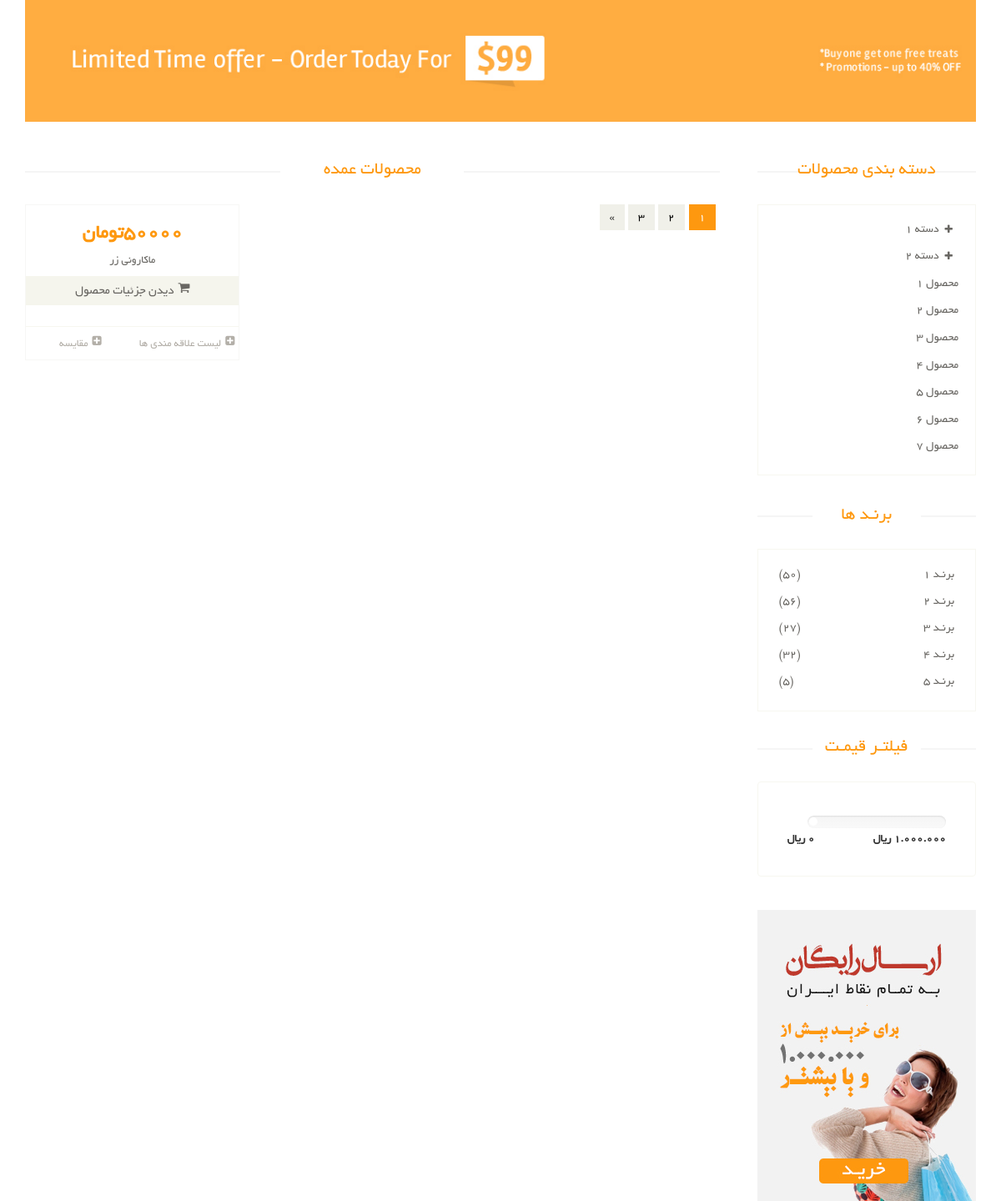
Before: /category/2/ with the older database file.
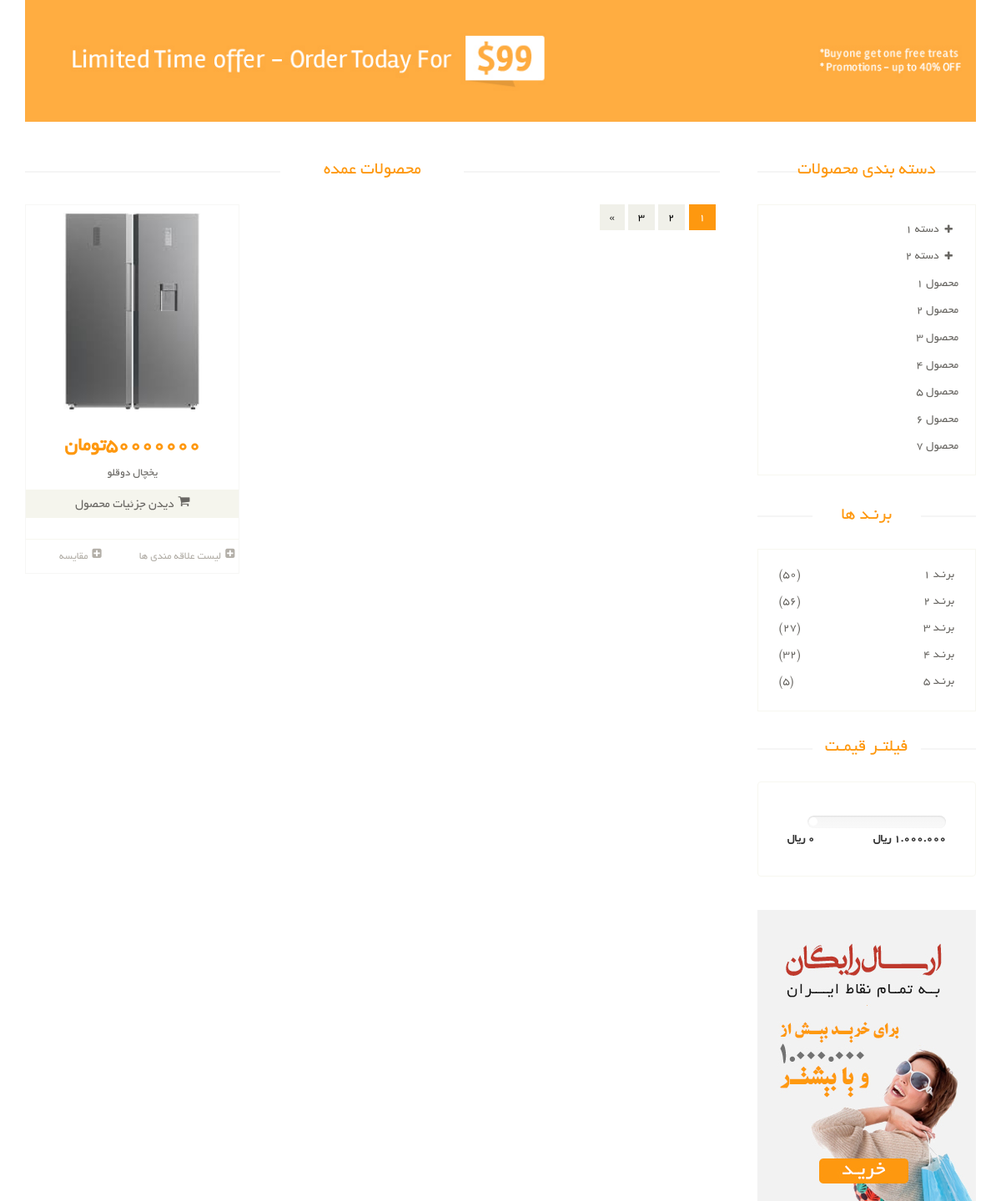
After: the same page with the newer database file.
### product_app/models.py (models this page shows, shortened)
class Product_List(models.Model):
    title = models.CharField(max_length=150, verbose_name="نام محصول")
    price = models.IntegerField(verbose_name='قیمت')
    is_active = models.BooleanField(default=True, verbose_name='موجود است')
    category = models.ForeignKey(ProductCategory , on_delete=models.CASCADE , null=True)
    color = models.ManyToManyField(to=Product_color)
    descroption = models.CharField(max_length=300, verbose_name='توضیحات')
    off = models.IntegerField(null=True, blank=True, verbose_name='تخفیف')
    count = models.IntegerField(verbose_name='تعداد موجودی')
    image = models.ImageField(upload_to='products/' , verbose_name='اضافه کردن عکس محصول' , null=True , blank=True)
    slug = models.SlugField(max_length=200 , allow_unicode=True , null=True , blank=True)
    class Meta:
        verbose_name = 'محصول'
        verbose_name_plural = 'محصولات'

### product_app/views.py (the view)
# urls.py: path('category/<id>/' , product_categories , name='category'),
def product_categories(request , id):
    category = ProductCategory.objects.filter(id=id).first()
    products = Product_List.objects.filter(category=category)
    return render(request , 'product-list.html' , {
        'products': products,
    })

### product_app/templates/product-list.html (shortened to what this page needs)
{% extends 'layout.html' %}
{% block content %}
    <section id="advertisement">
        <div class="container">
            <img src="/static/images/shop/advertisement.jpg" alt="">
        </div>
    </section>
    <section>
        <div class="container">
            <div class="row">
                <div class="col-sm-9 padding-right">
                    <div class="features_items">
                        <h2 class="title text-center">محصولات عمده</h2>
                        {% for product in products %}
                            <div class="col-sm-4">
                                <div class="product-image-wrapper">
                                    <div class="single-products">
                                        <div class="productinfo text-center">
                                            {% if product.image %}
                                                <img src="{{ product.image.url }}" class="product-image"
                                                     alt="{{ product.title }}">
                                            {% endif %}
                                            <h2>{{ product.price }}تومان</h2>
                                            <p>{{ product.title }}</p>
                                            <a href="{% url 'product-details' product.slug %}"
                                               class="btn btn-default add-to-cart"><i
                                                    class="fa fa-shopping-cart"></i>دیدن جزئیات محصول</a>
                                        </div>
                                        <div class="product-overlay">
                                            <div class="overlay-content">
                                            </div>
                                        </div>
                                    </div>
                                    <div class="choose">
                                        <ul class="nav nav-pills nav-justified">
                                            <li><a href=""><i class="fa fa-plus-square"></i>لیست علاقه مندی ها</a></li>
                                            <li><a href=""><i class="fa fa-plus-square"></i>مقایسه</a></li>
                                        </ul>
                                    </div>
                                </div>
                            </div>
                        {% endfor %}
                        <ul class="pagination">
                            <li class="active"><a href="">1</a></li>
                            <li><a href="">2</a></li>
                            <li><a href="">3</a></li>
                            <li><a href="">»</a></li>
                        </ul>
                    </div>
                </div>
                <div class="col-sm-3">
                    <div class="left-sidebar">
                        <h2>دسته بندی محصولات</h2>
                        <div class="panel-group category-products" id="accordian">
                            <div class="panel panel-default">
                                <div class="panel-heading">
                                    <h4 class="panel-title">
                                        <a data-toggle="collapse" data-parent="#accordian" href="#sportswear">
                                            <span class="badge pull-right"><i class="fa fa-plus"></i></span>
                                            دسته 1
                                        </a>
                                    </h4>
                                </div>
                            </div>
                            <div class="panel panel-default">
                                <div class="panel-heading">
                                    <h4 class="panel-title">
                                        <a data-toggle="collapse" data-parent="#accordian" href="#mens">
                                            <span class="badge pull-right"><i class="fa fa-plus"></i></span>
                                            دسته 2
                                        </a>
                                    </h4>
                                </div>
                            </div>
                            <div class="panel panel-default">
                                <div class="panel-heading">
                                    <h4 class="panel-title"><a href="#">محصول 1</a></h4>
                                </div>
                            </div>
                            <div class="panel panel-default">
                                <div class="panel-heading">
                                    <h4 class="panel-title"><a href="#">محصول 2</a></h4>
                                </div>
                            </div>
                            <div class="panel panel-default">
                                <div class="panel-heading">
                                    <h4 class="panel-title"><a href="#">محصول 3</a></h4>
                                </div>
                            </div>
                            <div class="panel panel-default">
                                <div class="panel-heading">
                                    <h4 class="panel-title"><a href="#">محصول 4</a></h4>
                                </div>
                            </div>
                            <div class="panel panel-default">
                                <div class="panel-heading">
                                    <h4 class="panel-title"><a href="#">محصول 5</a></h4>
                                </div>
                            </div>
                            <div class="panel panel-default">
                                <div class="panel-heading">
                                    <h4 class="panel-title"><a href="#">محصول 6</a></h4>
                                </div>
                            </div>
                            <div class="panel panel-default">
                                <div class="panel-heading">
                                    <h4 class="panel-title"><a href="#">محصول 7</a></h4>
                                </div>
                            </div>
                        </div>
                        <div class="brands_products">
                            <h2>برنـد ها</h2>
                            <div class="brands-name">
                                <ul class="nav nav-pills nav-stacked">
                                    <li><a href=""> <span class="pull-left">(50)</span>برنـد 1</a></li>
                                    <li><a href=""> <span class="pull-left">(56)</span>برنـد 2</a></li>
                                    <li><a href=""> <span class="pull-left">(27)</span>برنـد 3</a></li>
                                    <li><a href=""> <span class="pull-left">(32)</span>برنـد 4</a></li>
                                    <li><a href=""> <span class="pull-left">(5)</span>برنـد 5</a></li>
                                </ul>
                            </div>
                        </div>
                        <div class="price-range">
                            <h2>فیلتـر قیمـت</h2>
                            <div class="well">
                                <div class="slider slider-horizontal" style="width: 139px;">
                                           id="sl2" style=""></div>
                                <br>
                                <b>1.000.000 ريال</b> <b class="pull-left">0 ريال</b>
                            </div>
                        </div>
                        <div class="shipping text-center">
                            <img src="/static/images/home/shipping.jpg" alt="">
                        </div>
                    </div>
                </div>
            </div>
        </div>
    </section>
{% endblock %}

### templates/layout.html (shortened to what this page needs)
{% load render_partial %}
<!doctype html>
<html lang="en">
<head>
{% include 'links.html' %}
</head>
<body>
{% block content %}
{% endblock %}
</body>
</html>

### templates/links.html (shortened to what this page needs)
<link href="/static/css/bootstrap.min.css" rel="stylesheet">
<link href="/static/css/font-awesome.min.css" rel="stylesheet">
<link href="/static/css/prettyPhoto.css" rel="stylesheet">
<link href="/static/css/price-range.css" rel="stylesheet">
<link href="/static/css/animate.css" rel="stylesheet">
<link href="/static/css/main.css" rel="stylesheet">
<link href="/static/css/responsive.css" rel="stylesheet">

### static/css/price-range.css (style rules this page uses)
.slider { display: inline-block; vertical-align: middle; position: relative; }
.slider.slider-horizontal { width: 210px; height: 20px; }

Changed rows visible on the page:
no longer on this page (row edited): Product_List: price "50000", title "ماکارونی زر"
added Product_List: image (picture), price "50000000", title "یخچال دوقلو"
